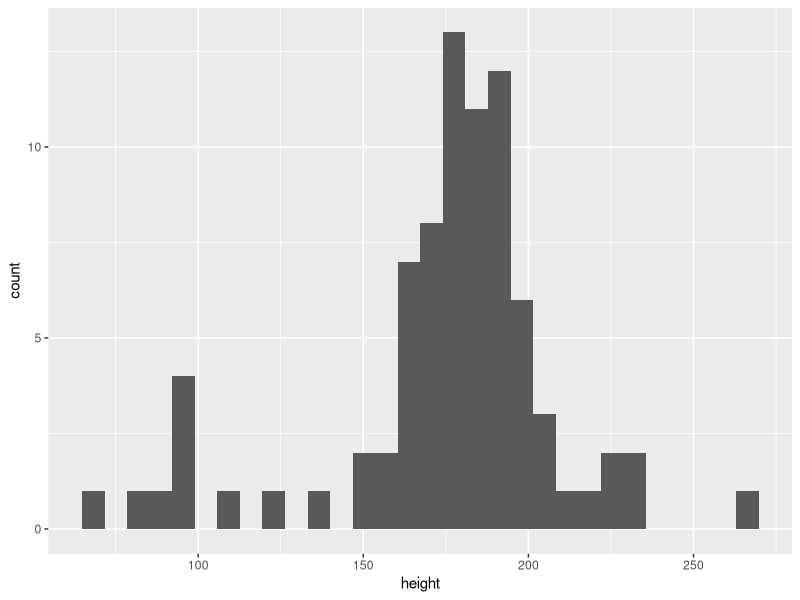
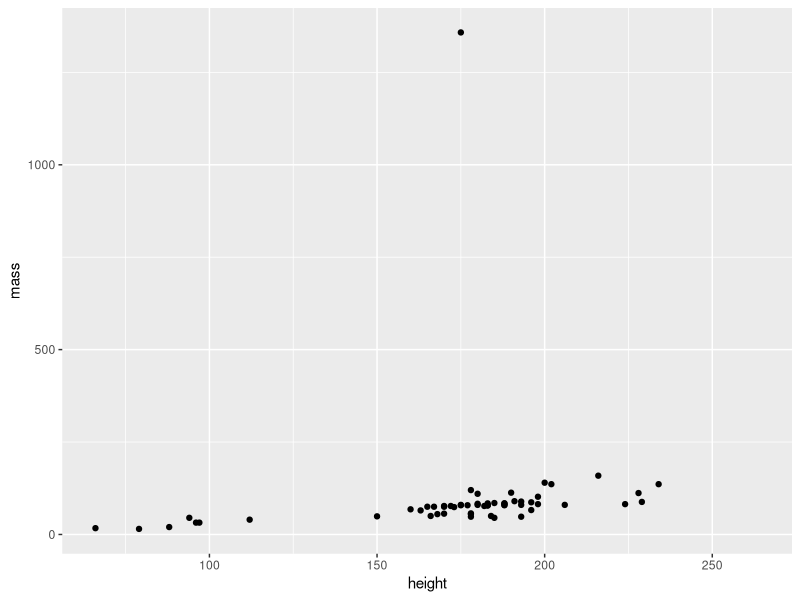

Write R code to recreate these figures, in order.
## ---- chunk 1
library(tidyverse)
## ---- chunk 2
head(starwars)
## ---- chunk 3
dim(starwars)

## ---- chunk 4
ggplot(data = starwars, aes(x= height))+
  geom_histogram()
## ---- chunk 5
ggplot( data = starwars, aes( x = height, y = mass))+
  geom_point()
## ---- chunk 6
mean_height <- mean(starwars$height, na.rm=TRUE)
mean_height
## ---- chunk 7
std_height<- sd(starwars$height, na.rm=TRUE)
std_height
## ---- chunk 8

